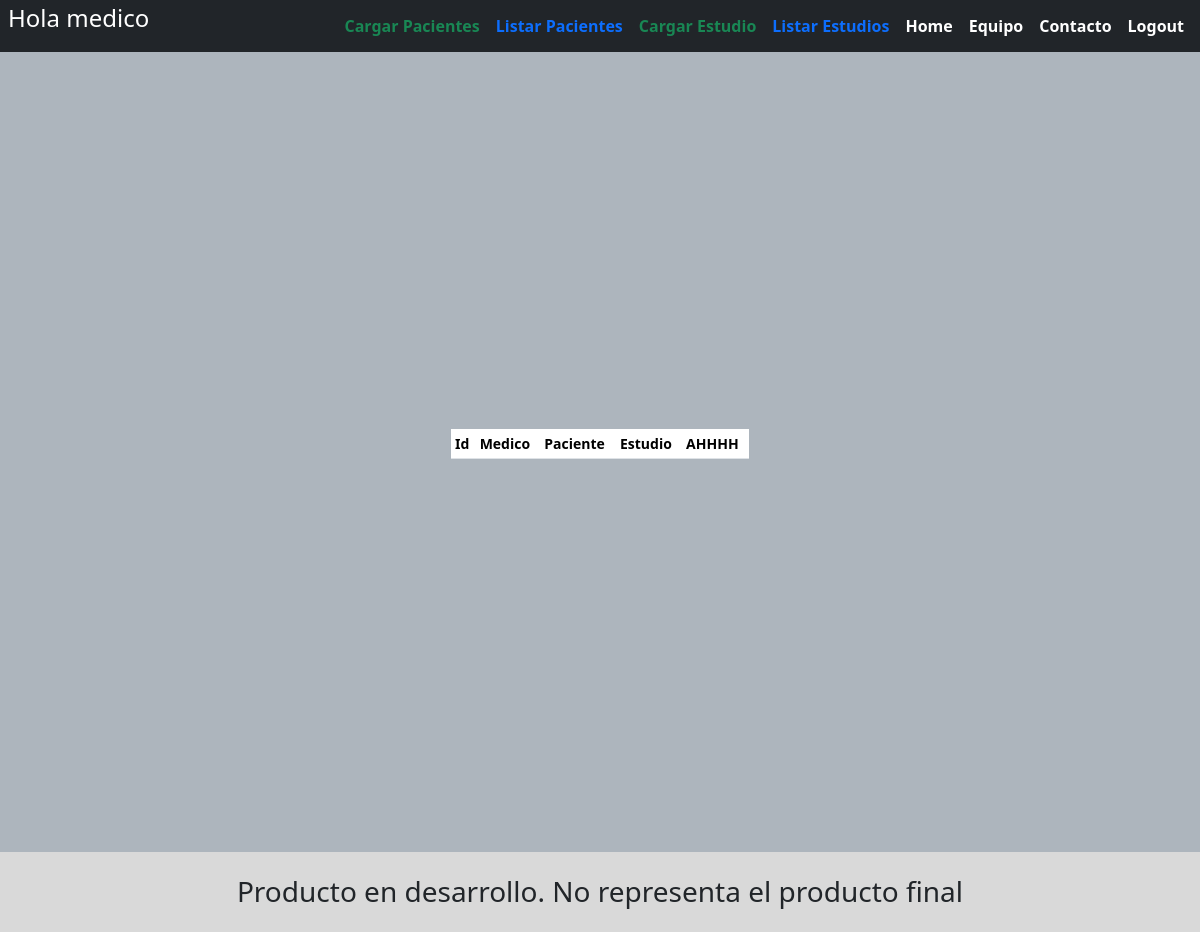
The page /lista_estudio/ (signed in) on the database as committed earlier.
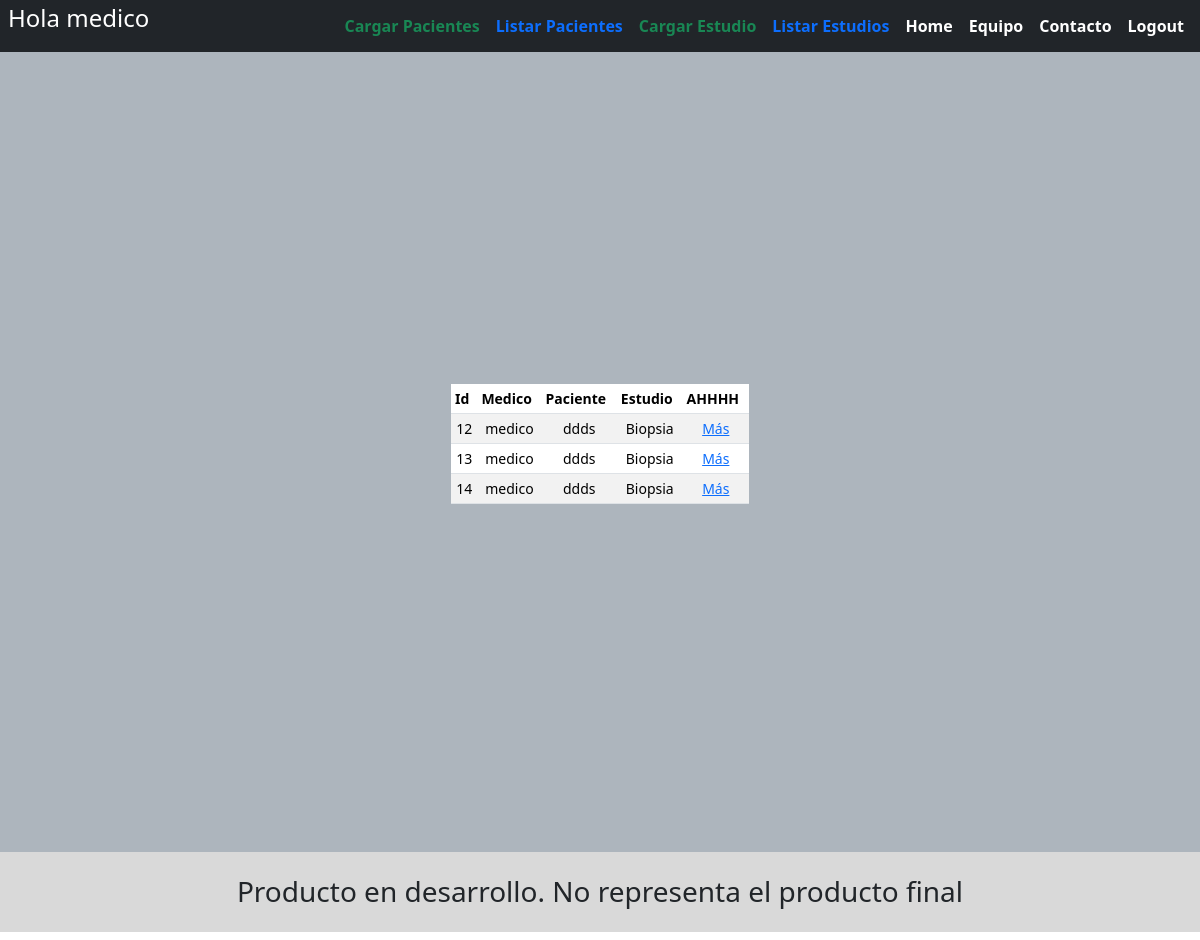
The same page on the database as committed later.
### account/models.py (models this page shows, shortened)
class Account(AbstractBaseUser):
	email					= models.EmailField(verbose_name="email", max_length=60, unique=True)
	username				= models.CharField(max_length=30, unique=True)
	date_joined				= models.DateTimeField(verbose_name='date joined', auto_now_add=True)
	last_login				= models.DateTimeField(verbose_name='last login', auto_now=True)
	is_admin				= models.BooleanField(default=False)
	is_active				= models.BooleanField(default=True)
	is_staff				= models.BooleanField(default=False)
	is_superuser			= models.BooleanField(default=False)
	is_doctor				= models.BooleanField(default=False)
	is_investigador			= models.BooleanField(default=True)
	USERNAME_FIELD = 'email'
	REQUIRED_FIELDS = ['username']
	objects = MyAccountManager()

### estudios/models.py (models this page shows, shortened)
class Estudio(models.Model):
	id 						= models.BigAutoField(primary_key=True, unique=True)
	medico					= models.CharField(max_length=30, null=False, blank=False, default="no")
	paciente				= models.CharField(max_length=30, null=False, blank=False)
	tipoEstudio				= models.CharField(max_length=30, null=False, blank=False, default="asd")

### estudios/views.py (the view)
# urls.py: path('lista_estudio/', formulario_lista_estudios_view, name="lista_estudio_1"),
def formulario_lista_estudios_view(request):
	user = request.user.username
	context = {}
	listaestudios = Estudio.objects.all()
	listaestudios = Estudio.objects.all().filter(medico=user)
	context['listaestudios'] = listaestudios
	return render(request, 'estudios/formulario_lista_estudios.html',context)

### estudios/templates/estudios/formulario_lista_estudios.html (shortened to what this page needs)
{% extends 'base.html' %}
{% block content %}
<main class="form-signin w-100 m-auto">
	<div class="table-responsive small">
		<table class="table table-striped table-sm">
			<thead>
	      <tr>
	        <th scope="col">Id</th>
	        <th scope="col">Medico</th>
	        <th scope="col">Paciente</th>
	        <th scope="col">Estudio</th>
	        <th scope="col">AHHHH</th>
	      </tr>
	    </thead>
	    <tbody>
	    	{% for estudio in listaestudios %}
	    	<tr>
					<td class="text-center align-middle">{{estudio.id}}</td>
					<td class="text-center align-middle">{{estudio.medico}}</td>
					<td class="text-center align-middle">{{estudio.paciente}}</td>
					<td class="text-center align-middle">{{estudio.tipoEstudio}}</td>
					<td class="text-center align-middle">
						<a href="{% url 'datos_paciente' %}">Más</a>
					</td>
	    	</tr>
	    	{% endfor %}
	    </tbody>
		</table>
</main>
{% endblock content %}

### templates/base.html (shortened to what this page needs)
<!DOCTYPE html>
<html>
<head>
	{% include 'snippets/header.html' %}
</head>
<body>
	<div class="main d-flex justify-content-center align-items-center">
		{% block content %}
		{% endblock content %}
	</div>
	{% include 'snippets/footer.html' %}
</body>
</html>

### templates/Snippets/header.html (shortened to what this page needs)
<link href="https://cdn.jsdelivr.net/npm/bootstrap@5.3.3/dist/css/bootstrap.min.css" rel="stylesheet">
<div class="d-flex flex-column flex-md-row align-items-center pb-0 mb-0 " style="background-color: #212529;">
  <a href="/" class="d-flex align-items-center link-body-emphasis text-decoration-none">
	<span class="fs-4 text-white px-2">
		{% if request.user.is_authenticated %}
  		<p>Hola {{request.user.username}}</p>
    {% endif %}
	</span>
  </a>
  <nav class="d-inline-flex mt-2 mt-md-0 ms-md-auto">
  	{% if request.user.is_authenticated %}
	  	{% if request.user.is_admin %}
	  		<a class="me-3 py-2 link-body-emphasis text-decoration-none text-white fw-bold" href="{% url 'home' %}">Home</a>
	  		<a class="me-3 py-2 link-body-emphasis text-decoration-none text-white fw-bold" href="/admin">Admin</a>
	  		<a class="me-3 py-2 link-body-emphasis text-decoration-none text-white fw-bold" href="{% url 'team_main' %}">Equipo</a>
				<a class="me-3 py-2 link-body-emphasis text-decoration-none text-white fw-bold" href="{% url 'register' %}">Register</a>
				<a class="me-3 py-2 link-body-emphasis text-decoration-none text-white fw-bold" href="{% url 'account' %}">Account</a>
				<a class="me-3 py-2 link-body-emphasis text-decoration-none text-white fw-bold" href="{% url 'logout' %}">Logout</a>
	    {% elif request.user.is_doctor %}
	    	<a class="me-3 py-2 link-body-emphasis text-decoration-none text-success fw-bold" href="{% url 'carga_paciente' %}">Cargar Pacientes</a>
	    	<a class="me-3 py-2 link-body-emphasis text-decoration-none text-primary fw-bold" href="{% url 'listado_paciente' %}">Listar Pacientes</a>
	    	<a class="me-3 py-2 link-body-emphasis text-decoration-none text-success fw-bold" href="{% url 'carga_estudio' %}">Cargar Estudio</a>
	    	<a class="me-3 py-2 link-body-emphasis text-decoration-none text-primary fw-bold" href="{% url 'lista_estudio_1' %}">Listar Estudios</a>
	    	<a class="me-3 py-2 link-body-emphasis text-decoration-none text-white fw-bold" href="{% url 'home' %}">Home</a>
	    	<a class="me-3 py-2 link-body-emphasis text-decoration-none text-white fw-bold" href="{% url 'team_main' %}">Equipo</a>
				<a class="me-3 py-2 link-body-emphasis text-decoration-none text-white fw-bold" href="{% url 'contacto' %}">Contacto</a>
				<a class="me-3 py-2 link-body-emphasis text-decoration-none text-white fw-bold" href="{% url 'logout' %}">Logout</a>
	    {% endif %}
    {% endif %}
  </nav>
</div>

### templates/Snippets/footer.html (shortened to what this page needs)
<h3 style="background-color: #D9D9D9;">
	<div class="d-flex flex-row align-items-center footer ">
		<p class="m-auto">Producto en desarrollo. No representa el producto final </p>
	</div>
</h3>

### templates/Snippets/header.html (style rules this page uses)
body { background-image: linear-gradient(180deg, var(--bs-secondary-bg), var(--bs-body-bg) 100px, var(--bs-body-bg)); }

### templates/base.html (style rules this page uses)
.main { min-height: 100vh; height: 100%; background-color: #ADB5BD; }

### estudios/templates/estudios/formulario_lista_estudios.html (style rules this page uses)
.form-signin { max-width: 330px; padding: 1rem; }

### templates/Snippets/footer.html (style rules this page uses)
.footer { min-height: 80px; background-color: #D9D9D9; overflow: hidden; }

Rows that differ between the two databases and show on the page:
added Estudio: id "12", medico "medico", paciente "ddds", tipoEstudio "Biopsia"
added Estudio: id "13", medico "medico", paciente "ddds", tipoEstudio "Biopsia"
added Estudio: id "14", medico "medico", paciente "ddds", tipoEstudio "Biopsia"
